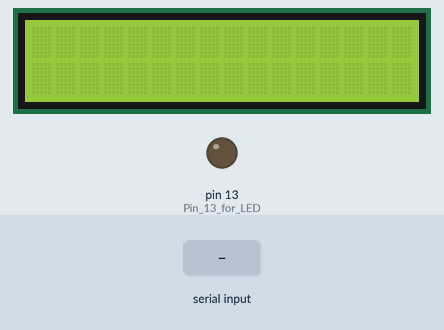
Simulated run of this sketch. Board: Arduino Uno, built with avr-gcc and run on an emulated ATmega328P. On the bench: 16×2 character LCD, output pins drawn as LEDs (lit = HIGH). The inputs (shaded band) are chosen by the test bench.

Above: at 1.3 s.
1.4 s: ",\n" received over Serial
At 2.6 s:
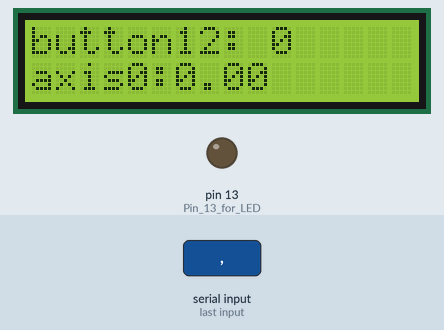
2.9 s: "90,45,200\n" received over Serial
At 4.1 s:
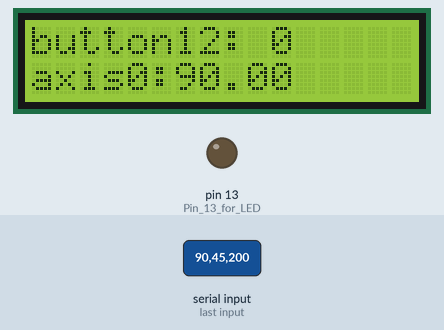
Timing chart, 0 to 5.9 s (numbered marks = the images above; inputs shaded):
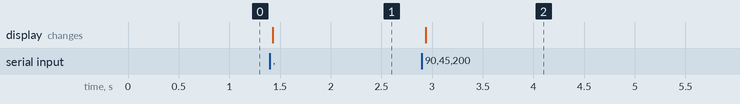

Measured:
- after the input at 1.4 s, the display: changes at once (image 1)
- after the input at 2.9 s, the display: changes at once (image 2)

The sketch:

receive_and_decode_joystick_command.ino
```cpp
#include <Wire.h>
#include <LiquidCrystal_I2C.h>

LiquidCrystal_I2C lcd = LiquidCrystal_I2C(0x27, 16, 2);

String inputString = "";   // A String to hold incoming data
bool stringComplete = false;  // Whether the string is complete

float axis0,axis1,axis2,axis3;
int hat0_0,hat0_1,button1, button2, button3,button4, button5, button6;
int button7,button8, button9, button10, button11, button12;

void setup() {
  lcd.init();
  lcd.backlight();
  lcd.begin (16, 2);

  Serial.begin(9600);
  pinMode(13, OUTPUT);  // Pin 13 for LED
}

void loop() {
  // Process serial input when a full string has been received
  if (stringComplete) {
    inputString.trim();  // Remove any extra whitespace or newline

    processInput(inputString);
    lcd_print_commad();
    control_with_command();

    inputString = "";  // Clear the string
    stringComplete = false;
  }
}

void serialEvent() {
  while (Serial.available()) {
    char inChar = (char)Serial.read();
    inputString += inChar;
    if (inChar == '\n') {
      stringComplete = true;
    }
  }
}

void processInput(String data) {
  // Split the data by commas
  String commands[18];
  int index = 0;
  int lastIndex = 0;
  for (int i = 0; i < data.length(); i++) {
    if (data[i] == ',') {
      commands[index++] = data.substring(lastIndex, i);
      lastIndex = i + 1;
    }
  }
  commands[index] = data.substring(lastIndex);

  // Use the received data and map it with joystick touch
  axis0 = commands[0].toFloat();
  axis1 = commands[1].toFloat();
  axis2 = commands[2].toFloat();
  axis3 = commands[3].toFloat();

  hat0_0 = commands[4].toInt();
  hat0_1 = commands[5].toInt();

  button1 = commands[6].toInt();
  button2 = commands[7].toInt();
  button3 = commands[8].toInt();
  button4 = commands[9].toInt();
  button5 = commands[10].toInt();
  button6 = commands[11].toInt();
  button7 = commands[12].toInt();
  button8 = commands[13].toInt();
  button9 = commands[14].toInt();
  button10 = commands[15].toInt();
  button11 = commands[16].toInt();
  button12 = commands[17].toInt();
}

//funtion that use command data to control led can be modify with another hardware like motor ...
void control_with_command(){
  // Control an LED based on button1
  if (button1 == 1) {
    digitalWrite(13, HIGH);  // Turn on LED/motor
  } else {
    digitalWrite(13, LOW);   // Turn off LED/motor
  }
}

//using 16x2 lcd screen for debuging
void lcd_print_commad(){
  lcd.setCursor(0, 0);
  lcd.print("button12: ");
  lcd.print(button12);
  lcd.print("   ");
  lcd.setCursor(0, 1);
  lcd.print("axis0:");
  lcd.print(axis0);
  lcd.print("   ");
}
```
